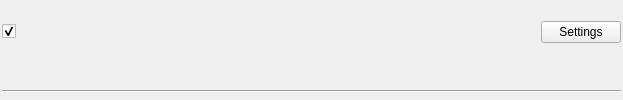
<ui version="4.0" >
 <class>PluginConfigEntry</class>
 <widget class="QWidget" name="PluginConfigEntry" >
  <property name="geometry" >
   <rect>
    <x>0</x>
    <y>0</y>
    <width>623</width>
    <height>100</height>
   </rect>
  </property>
  <property name="sizePolicy" >
   <sizepolicy vsizetype="MinimumExpanding" hsizetype="MinimumExpanding" >
    <horstretch>0</horstretch>
    <verstretch>0</verstretch>
   </sizepolicy>
  </property>
  <property name="windowTitle" >
   <string>Plugin Config Entry</string>
  </property>
  <layout class="QVBoxLayout" name="verticalLayout" >
   <property name="spacing" >
    <number>4</number>
   </property>
   <property name="leftMargin" >
    <number>2</number>
   </property>
   <property name="topMargin" >
    <number>2</number>
   </property>
   <property name="rightMargin" >
    <number>2</number>
   </property>
   <property name="bottomMargin" >
    <number>0</number>
   </property>
   <item>
    <layout class="QHBoxLayout" name="horizontalLayout_2" >
     <property name="spacing" >
      <number>5</number>
     </property>
     <property name="margin" >
      <number>0</number>
     </property>
     <item>
      <widget class="QCheckBox" name="cbEnabled" >
       <property name="enabled" >
        <bool>true</bool>
       </property>
       <property name="toolTip" >
        <string>Check this to enable/disable the plugin</string>
       </property>
       <property name="checked" >
        <bool>true</bool>
       </property>
      </widget>
     </item>
     <item>
      <widget class="QLabel" name="lIcon" >
       <property name="minimumSize" >
        <size>
         <width>48</width>
         <height>48</height>
        </size>
       </property>
       <property name="maximumSize" >
        <size>
         <width>48</width>
         <height>48</height>
        </size>
       </property>
       <property name="scaledContents" >
        <bool>true</bool>
       </property>
       <property name="alignment" >
        <set>Qt::AlignCenter</set>
       </property>
      </widget>
     </item>
     <item>
      <widget class="QLabel" name="lName" >
       <property name="sizePolicy" >
        <sizepolicy vsizetype="Maximum" hsizetype="Expanding" >
         <horstretch>0</horstretch>
         <verstretch>0</verstretch>
        </sizepolicy>
       </property>
       <property name="font" >
        <font>
         <weight>75</weight>
         <bold>true</bold>
        </font>
       </property>
       <property name="textFormat" >
        <enum>Qt::PlainText</enum>
       </property>
       <property name="wordWrap" >
        <bool>true</bool>
       </property>
       <property name="indent" >
        <number>10</number>
       </property>
      </widget>
     </item>
     <item>
      <widget class="QLabel" name="lType" >
       <property name="text" >
        <string/>
       </property>
       <property name="textFormat" >
        <enum>Qt::RichText</enum>
       </property>
      </widget>
     </item>
     <item>
      <widget class="QPushButton" name="bSettings" >
       <property name="sizePolicy" >
        <sizepolicy vsizetype="Fixed" hsizetype="Maximum" >
         <horstretch>0</horstretch>
         <verstretch>0</verstretch>
        </sizepolicy>
       </property>
       <property name="text" >
        <string>Settings</string>
       </property>
       <property name="icon" >
        <iconset resource="../../src/lib/images/Edyuk.qrc" >
         <normaloff>:/settings.png</normaloff>:/settings.png</iconset>
       </property>
      </widget>
     </item>
    </layout>
   </item>
   <item>
    <widget class="QLabel" name="lDescription" >
     <property name="sizePolicy" >
      <sizepolicy vsizetype="Maximum" hsizetype="Expanding" >
       <horstretch>0</horstretch>
       <verstretch>0</verstretch>
      </sizepolicy>
     </property>
     <property name="textFormat" >
      <enum>Qt::RichText</enum>
     </property>
     <property name="wordWrap" >
      <bool>true</bool>
     </property>
    </widget>
   </item>
   <item>
    <widget class="QFrame" name="frame" >
     <property name="frameShape" >
      <enum>QFrame::HLine</enum>
     </property>
     <property name="frameShadow" >
      <enum>QFrame::Sunken</enum>
     </property>
    </widget>
   </item>
  </layout>
 </widget>
 <resources>
  <include location="../../src/lib/images/Edyuk.qrc" />
 </resources>
 <connections/>
</ui>
